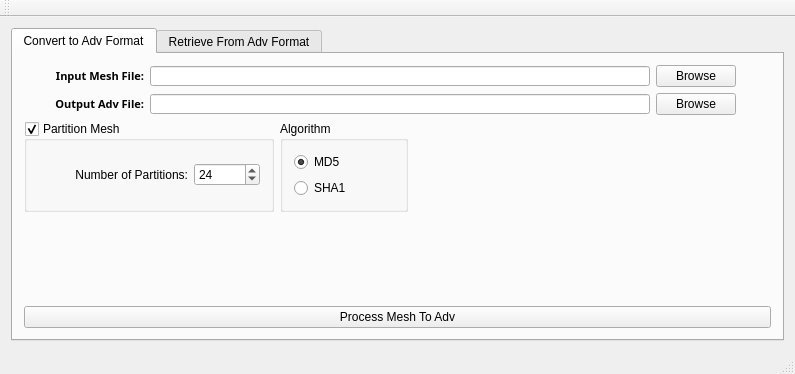
<?xml version="1.0" encoding="UTF-8"?>
<ui version="4.0">
 <class>MainWindow</class>
 <widget class="QMainWindow" name="MainWindow">
  <property name="geometry">
   <rect>
    <x>0</x>
    <y>0</y>
    <width>795</width>
    <height>374</height>
   </rect>
  </property>
  <property name="windowTitle">
   <string>AdVersion</string>
  </property>
  <widget class="QWidget" name="centralWidget">
   <layout class="QHBoxLayout" name="horizontalLayout">
    <item>
     <widget class="QTabWidget" name="tabs">
      <property name="currentIndex">
       <number>0</number>
      </property>
      <widget class="QWidget" name="tabToGit">
       <attribute name="title">
        <string>Convert to Adv Format</string>
       </attribute>
       <layout class="QVBoxLayout" name="verticalLayout_2">
        <item>
         <layout class="QHBoxLayout" name="horizontalLayout_2">
          <item>
           <widget class="QLabel" name="label_meshfile">
            <property name="minimumSize">
             <size>
              <width>120</width>
              <height>0</height>
             </size>
            </property>
            <property name="maximumSize">
             <size>
              <width>75</width>
              <height>16777215</height>
             </size>
            </property>
            <property name="font">
             <font>
              <family>Sans</family>
              <pointsize>8</pointsize>
              <weight>75</weight>
              <bold>true</bold>
             </font>
            </property>
            <property name="text">
             <string>Input Mesh File:</string>
            </property>
            <property name="alignment">
             <set>Qt::AlignRight|Qt::AlignTrailing|Qt::AlignVCenter</set>
            </property>
           </widget>
          </item>
          <item>
           <widget class="QLineEdit" name="text_inputMeshFile">
            <property name="minimumSize">
             <size>
              <width>500</width>
              <height>20</height>
             </size>
            </property>
            <property name="maximumSize">
             <size>
              <width>500</width>
              <height>20</height>
             </size>
            </property>
            <property name="alignment">
             <set>Qt::AlignRight|Qt::AlignTrailing|Qt::AlignVCenter</set>
            </property>
            <property name="readOnly">
             <bool>true</bool>
            </property>
            <property name="placeholderText">
             <string/>
            </property>
            <property name="clearButtonEnabled">
             <bool>false</bool>
            </property>
           </widget>
          </item>
          <item>
           <widget class="QPushButton" name="button_browseInputMesh">
            <property name="text">
             <string>Browse</string>
            </property>
           </widget>
          </item>
          <item>
           <spacer name="horizontalSpacer">
            <property name="orientation">
             <enum>Qt::Horizontal</enum>
            </property>
            <property name="sizeHint" stdset="0">
             <size>
              <width>248</width>
              <height>20</height>
             </size>
            </property>
           </spacer>
          </item>
         </layout>
        </item>
        <item>
         <layout class="QHBoxLayout" name="horizontalLayout_3">
          <item>
           <widget class="QLabel" name="label_outputFolder">
            <property name="minimumSize">
             <size>
              <width>120</width>
              <height>0</height>
             </size>
            </property>
            <property name="maximumSize">
             <size>
              <width>75</width>
              <height>16777215</height>
             </size>
            </property>
            <property name="font">
             <font>
              <family>Sans</family>
              <pointsize>8</pointsize>
              <weight>75</weight>
              <bold>true</bold>
             </font>
            </property>
            <property name="text">
             <string>Output Adv File:</string>
            </property>
            <property name="alignment">
             <set>Qt::AlignRight|Qt::AlignTrailing|Qt::AlignVCenter</set>
            </property>
           </widget>
          </item>
          <item>
           <widget class="QLineEdit" name="text_outputMeshFolder">
            <property name="minimumSize">
             <size>
              <width>500</width>
              <height>20</height>
             </size>
            </property>
            <property name="maximumSize">
             <size>
              <width>500</width>
              <height>20</height>
             </size>
            </property>
            <property name="alignment">
             <set>Qt::AlignRight|Qt::AlignTrailing|Qt::AlignVCenter</set>
            </property>
            <property name="readOnly">
             <bool>true</bool>
            </property>
            <property name="placeholderText">
             <string/>
            </property>
            <property name="clearButtonEnabled">
             <bool>false</bool>
            </property>
           </widget>
          </item>
          <item>
           <widget class="QPushButton" name="button_browseOutputAdv">
            <property name="text">
             <string>Browse</string>
            </property>
           </widget>
          </item>
          <item>
           <spacer name="horizontalSpacer_2">
            <property name="orientation">
             <enum>Qt::Horizontal</enum>
            </property>
            <property name="sizeHint" stdset="0">
             <size>
              <width>248</width>
              <height>20</height>
             </size>
            </property>
           </spacer>
          </item>
         </layout>
        </item>
        <item>
         <layout class="QHBoxLayout" name="horizontalLayout_6">
          <item>
           <widget class="QGroupBox" name="groupBox_partition">
            <property name="minimumSize">
             <size>
              <width>250</width>
              <height>0</height>
             </size>
            </property>
            <property name="maximumSize">
             <size>
              <width>200</width>
              <height>16777215</height>
             </size>
            </property>
            <property name="title">
             <string>Partition Mesh</string>
            </property>
            <property name="checkable">
             <bool>true</bool>
            </property>
            <layout class="QHBoxLayout" name="horizontalLayout_4">
             <item>
              <widget class="QLabel" name="label_nPartitions">
               <property name="minimumSize">
                <size>
                 <width>150</width>
                 <height>0</height>
                </size>
               </property>
               <property name="maximumSize">
                <size>
                 <width>150</width>
                 <height>16777215</height>
                </size>
               </property>
               <property name="text">
                <string>Number of Partitions:</string>
               </property>
               <property name="alignment">
                <set>Qt::AlignRight|Qt::AlignTrailing|Qt::AlignVCenter</set>
               </property>
              </widget>
             </item>
             <item>
              <widget class="QSpinBox" name="spin_nPartitions">
               <property name="minimum">
                <number>1</number>
               </property>
               <property name="maximum">
                <number>2048</number>
               </property>
               <property name="value">
                <number>24</number>
               </property>
              </widget>
             </item>
            </layout>
           </widget>
          </item>
          <item>
           <widget class="QGroupBox" name="groupbox_algorothm">
            <property name="title">
             <string>Algorithm</string>
            </property>
            <layout class="QVBoxLayout" name="verticalLayout">
             <item>
              <widget class="QRadioButton" name="radio_hashMd5">
               <property name="minimumSize">
                <size>
                 <width>100</width>
                 <height>0</height>
                </size>
               </property>
               <property name="maximumSize">
                <size>
                 <width>100</width>
                 <height>16777215</height>
                </size>
               </property>
               <property name="toolTip">
                <string>&lt;html&gt;&lt;head/&gt;&lt;body&gt;&lt;p&gt;Less complex algorithm, and generates a shorter hash leading to smaller file sizes. Should still be fine for most applications&lt;/p&gt;&lt;/body&gt;&lt;/html&gt;</string>
               </property>
               <property name="text">
                <string>MD5</string>
               </property>
               <property name="checked">
                <bool>true</bool>
               </property>
              </widget>
             </item>
             <item>
              <widget class="QRadioButton" name="radio_hashSha1">
               <property name="minimumSize">
                <size>
                 <width>100</width>
                 <height>0</height>
                </size>
               </property>
               <property name="maximumSize">
                <size>
                 <width>100</width>
                 <height>16777215</height>
                </size>
               </property>
               <property name="toolTip">
                <string>&lt;html&gt;&lt;head/&gt;&lt;body&gt;&lt;p&gt;More complex algorithm and generates a longer hash. File sizes will be larger.&lt;/p&gt;&lt;/body&gt;&lt;/html&gt;</string>
               </property>
               <property name="text">
                <string>SHA1</string>
               </property>
               <property name="checked">
                <bool>false</bool>
               </property>
              </widget>
             </item>
            </layout>
           </widget>
          </item>
          <item>
           <spacer name="horizontalSpacer_3">
            <property name="orientation">
             <enum>Qt::Horizontal</enum>
            </property>
            <property name="sizeHint" stdset="0">
             <size>
              <width>40</width>
              <height>20</height>
             </size>
            </property>
           </spacer>
          </item>
         </layout>
        </item>
        <item>
         <spacer name="verticalSpacer_2">
          <property name="orientation">
           <enum>Qt::Vertical</enum>
          </property>
          <property name="sizeHint" stdset="0">
           <size>
            <width>20</width>
            <height>139</height>
           </size>
          </property>
         </spacer>
        </item>
        <item>
         <widget class="QPushButton" name="button_processData">
          <property name="text">
           <string>Process Mesh To Adv</string>
          </property>
         </widget>
        </item>
       </layout>
      </widget>
      <widget class="QWidget" name="tabFromGit">
       <attribute name="title">
        <string>Retrieve From Adv Format</string>
       </attribute>
       <layout class="QVBoxLayout" name="verticalLayout_4">
        <item>
         <layout class="QHBoxLayout" name="horizontalLayout_7">
          <item>
           <widget class="QLabel" name="label_inputFolder">
            <property name="minimumSize">
             <size>
              <width>150</width>
              <height>0</height>
             </size>
            </property>
            <property name="maximumSize">
             <size>
              <width>150</width>
              <height>16777215</height>
             </size>
            </property>
            <property name="font">
             <font>
              <family>Sans</family>
              <pointsize>9</pointsize>
              <weight>75</weight>
              <bold>true</bold>
             </font>
            </property>
            <property name="text">
             <string>Input Adv File:</string>
            </property>
            <property name="alignment">
             <set>Qt::AlignRight|Qt::AlignTrailing|Qt::AlignVCenter</set>
            </property>
           </widget>
          </item>
          <item>
           <widget class="QLineEdit" name="text_inputMeshFolder">
            <property name="minimumSize">
             <size>
              <width>500</width>
              <height>20</height>
             </size>
            </property>
            <property name="maximumSize">
             <size>
              <width>500</width>
              <height>20</height>
             </size>
            </property>
            <property name="alignment">
             <set>Qt::AlignRight|Qt::AlignTrailing|Qt::AlignVCenter</set>
            </property>
            <property name="readOnly">
             <bool>true</bool>
            </property>
            <property name="placeholderText">
             <string/>
            </property>
            <property name="clearButtonEnabled">
             <bool>false</bool>
            </property>
           </widget>
          </item>
          <item>
           <widget class="QPushButton" name="button_browseInputAdv">
            <property name="text">
             <string>Browse</string>
            </property>
           </widget>
          </item>
          <item>
           <spacer name="horizontalSpacer_5">
            <property name="orientation">
             <enum>Qt::Horizontal</enum>
            </property>
            <property name="sizeHint" stdset="0">
             <size>
              <width>248</width>
              <height>20</height>
             </size>
            </property>
           </spacer>
          </item>
         </layout>
        </item>
        <item>
         <layout class="QHBoxLayout" name="horizontalLayout_5">
          <item>
           <widget class="QLabel" name="label_outputMeshFolder">
            <property name="minimumSize">
             <size>
              <width>150</width>
              <height>0</height>
             </size>
            </property>
            <property name="maximumSize">
             <size>
              <width>150</width>
              <height>16777215</height>
             </size>
            </property>
            <property name="font">
             <font>
              <family>Sans</family>
              <pointsize>9</pointsize>
              <weight>75</weight>
              <bold>true</bold>
             </font>
            </property>
            <property name="text">
             <string>Output Mesh Folder:</string>
            </property>
            <property name="alignment">
             <set>Qt::AlignRight|Qt::AlignTrailing|Qt::AlignVCenter</set>
            </property>
           </widget>
          </item>
          <item>
           <widget class="QLineEdit" name="text_outputMeshDirectory">
            <property name="minimumSize">
             <size>
              <width>500</width>
              <height>20</height>
             </size>
            </property>
            <property name="maximumSize">
             <size>
              <width>500</width>
              <height>20</height>
             </size>
            </property>
            <property name="alignment">
             <set>Qt::AlignRight|Qt::AlignTrailing|Qt::AlignVCenter</set>
            </property>
            <property name="readOnly">
             <bool>true</bool>
            </property>
            <property name="placeholderText">
             <string/>
            </property>
            <property name="clearButtonEnabled">
             <bool>false</bool>
            </property>
           </widget>
          </item>
          <item>
           <widget class="QPushButton" name="button_browseOutputMesh">
            <property name="text">
             <string>Browse</string>
            </property>
           </widget>
          </item>
          <item>
           <spacer name="horizontalSpacer_4">
            <property name="orientation">
             <enum>Qt::Horizontal</enum>
            </property>
            <property name="sizeHint" stdset="0">
             <size>
              <width>248</width>
              <height>20</height>
             </size>
            </property>
           </spacer>
          </item>
         </layout>
        </item>
        <item>
         <layout class="QHBoxLayout" name="horizontalLayout_8">
          <item>
           <widget class="QLabel" name="label_outputMeshFile">
            <property name="minimumSize">
             <size>
              <width>150</width>
              <height>0</height>
             </size>
            </property>
            <property name="maximumSize">
             <size>
              <width>150</width>
              <height>16777215</height>
             </size>
            </property>
            <property name="font">
             <font>
              <family>Sans</family>
              <pointsize>9</pointsize>
              <weight>75</weight>
              <bold>true</bold>
             </font>
            </property>
            <property name="text">
             <string>Output Filename:</string>
            </property>
            <property name="alignment">
             <set>Qt::AlignRight|Qt::AlignTrailing|Qt::AlignVCenter</set>
            </property>
           </widget>
          </item>
          <item>
           <widget class="QLineEdit" name="text_outputMeshFile">
            <property name="minimumSize">
             <size>
              <width>500</width>
              <height>20</height>
             </size>
            </property>
            <property name="maximumSize">
             <size>
              <width>500</width>
              <height>20</height>
             </size>
            </property>
            <property name="alignment">
             <set>Qt::AlignRight|Qt::AlignTrailing|Qt::AlignVCenter</set>
            </property>
            <property name="readOnly">
             <bool>false</bool>
            </property>
            <property name="placeholderText">
             <string/>
            </property>
            <property name="clearButtonEnabled">
             <bool>false</bool>
            </property>
           </widget>
          </item>
          <item>
           <spacer name="horizontalSpacer_6">
            <property name="orientation">
             <enum>Qt::Horizontal</enum>
            </property>
            <property name="sizeHint" stdset="0">
             <size>
              <width>248</width>
              <height>20</height>
             </size>
            </property>
           </spacer>
          </item>
         </layout>
        </item>
        <item>
         <widget class="QGroupBox" name="groupBox_meshInfo">
          <property name="font">
           <font>
            <family>Sans</family>
            <pointsize>10</pointsize>
           </font>
          </property>
          <property name="title">
           <string>Mesh Information</string>
          </property>
          <property name="flat">
           <bool>false</bool>
          </property>
          <layout class="QVBoxLayout" name="verticalLayout_3">
           <item>
            <layout class="QHBoxLayout" name="horizontalLayout_9">
             <item>
              <widget class="QLabel" name="label_meshVersion">
               <property name="minimumSize">
                <size>
                 <width>200</width>
                 <height>0</height>
                </size>
               </property>
               <property name="maximumSize">
                <size>
                 <width>200</width>
                 <height>16777215</height>
                </size>
               </property>
               <property name="font">
                <font>
                 <family>Sans</family>
                 <pointsize>9</pointsize>
                 <weight>75</weight>
                 <bold>true</bold>
                </font>
               </property>
               <property name="text">
                <string>Mesh Version:</string>
               </property>
               <property name="alignment">
                <set>Qt::AlignRight|Qt::AlignTrailing|Qt::AlignVCenter</set>
               </property>
              </widget>
             </item>
             <item>
              <widget class="QLabel" name="label_showMeshVersion">
               <property name="minimumSize">
                <size>
                 <width>150</width>
                 <height>0</height>
                </size>
               </property>
               <property name="maximumSize">
                <size>
                 <width>150</width>
                 <height>16777215</height>
                </size>
               </property>
               <property name="text">
                <string>meshVersion</string>
               </property>
              </widget>
             </item>
             <item>
              <widget class="QLabel" name="label_numPartitions">
               <property name="minimumSize">
                <size>
                 <width>200</width>
                 <height>0</height>
                </size>
               </property>
               <property name="maximumSize">
                <size>
                 <width>200</width>
                 <height>16777215</height>
                </size>
               </property>
               <property name="font">
                <font>
                 <family>Sans</family>
                 <pointsize>9</pointsize>
                 <weight>75</weight>
                 <bold>true</bold>
                </font>
               </property>
               <property name="text">
                <string>Number of Partitions:</string>
               </property>
               <property name="alignment">
                <set>Qt::AlignRight|Qt::AlignTrailing|Qt::AlignVCenter</set>
               </property>
              </widget>
             </item>
             <item>
              <widget class="QLabel" name="label_showNumPartitions">
               <property name="minimumSize">
                <size>
                 <width>150</width>
                 <height>0</height>
                </size>
               </property>
               <property name="maximumSize">
                <size>
                 <width>150</width>
                 <height>16777215</height>
                </size>
               </property>
               <property name="text">
                <string>nPartitions</string>
               </property>
              </widget>
             </item>
             <item>
              <spacer name="horizontalSpacer_7">
               <property name="orientation">
                <enum>Qt::Horizontal</enum>
               </property>
               <property name="sizeHint" stdset="0">
                <size>
                 <width>40</width>
                 <height>20</height>
                </size>
               </property>
              </spacer>
             </item>
            </layout>
           </item>
           <item>
            <layout class="QHBoxLayout" name="horizontalLayout_10">
             <item>
              <widget class="QLabel" name="label_numNodes">
               <property name="minimumSize">
                <size>
                 <width>200</width>
                 <height>0</height>
                </size>
               </property>
               <property name="maximumSize">
                <size>
                 <width>200</width>
                 <height>16777215</height>
                </size>
               </property>
               <property name="font">
                <font>
                 <family>Sans</family>
                 <pointsize>9</pointsize>
                 <weight>75</weight>
                 <bold>true</bold>
                </font>
               </property>
               <property name="text">
                <string>Number of Nodes:</string>
               </property>
               <property name="alignment">
                <set>Qt::AlignRight|Qt::AlignTrailing|Qt::AlignVCenter</set>
               </property>
              </widget>
             </item>
             <item>
              <widget class="QLabel" name="label_showNumNodes">
               <property name="minimumSize">
                <size>
                 <width>150</width>
                 <height>0</height>
                </size>
               </property>
               <property name="maximumSize">
                <size>
                 <width>150</width>
                 <height>16777215</height>
                </size>
               </property>
               <property name="text">
                <string>numNodes</string>
               </property>
              </widget>
             </item>
             <item>
              <widget class="QLabel" name="label_numOpenBC">
               <property name="minimumSize">
                <size>
                 <width>200</width>
                 <height>0</height>
                </size>
               </property>
               <property name="maximumSize">
                <size>
                 <width>200</width>
                 <height>16777215</height>
                </size>
               </property>
               <property name="font">
                <font>
                 <family>Sans</family>
                 <pointsize>9</pointsize>
                 <weight>75</weight>
                 <bold>true</bold>
                </font>
               </property>
               <property name="text">
                <string>Number of Open Boundaries:</string>
               </property>
               <property name="alignment">
                <set>Qt::AlignRight|Qt::AlignTrailing|Qt::AlignVCenter</set>
               </property>
              </widget>
             </item>
             <item>
              <widget class="QLabel" name="label_showNumOpenBC">
               <property name="minimumSize">
                <size>
                 <width>150</width>
                 <height>0</height>
                </size>
               </property>
               <property name="maximumSize">
                <size>
                 <width>150</width>
                 <height>16777215</height>
                </size>
               </property>
               <property name="text">
                <string>numOBC</string>
               </property>
              </widget>
             </item>
             <item>
              <spacer name="horizontalSpacer_8">
               <property name="orientation">
                <enum>Qt::Horizontal</enum>
               </property>
               <property name="sizeHint" stdset="0">
                <size>
                 <width>40</width>
                 <height>20</height>
                </size>
               </property>
              </spacer>
             </item>
            </layout>
           </item>
           <item>
            <layout class="QHBoxLayout" name="horizontalLayout_11">
             <item>
              <widget class="QLabel" name="label_numElements">
               <property name="minimumSize">
                <size>
                 <width>200</width>
                 <height>0</height>
                </size>
               </property>
               <property name="maximumSize">
                <size>
                 <width>200</width>
                 <height>16777215</height>
                </size>
               </property>
               <property name="font">
                <font>
                 <family>Sans</family>
                 <pointsize>9</pointsize>
                 <weight>75</weight>
                 <bold>true</bold>
                </font>
               </property>
               <property name="text">
                <string>Number of Elements:</string>
               </property>
               <property name="alignment">
                <set>Qt::AlignRight|Qt::AlignTrailing|Qt::AlignVCenter</set>
               </property>
              </widget>
             </item>
             <item>
              <widget class="QLabel" name="label_showNumElements">
               <property name="minimumSize">
                <size>
                 <width>150</width>
                 <height>0</height>
                </size>
               </property>
               <property name="maximumSize">
                <size>
                 <width>150</width>
                 <height>16777215</height>
                </size>
               </property>
               <property name="text">
                <string>numElements</string>
               </property>
              </widget>
             </item>
             <item>
              <widget class="QLabel" name="label_numLandBC">
               <property name="minimumSize">
                <size>
                 <width>200</width>
                 <height>0</height>
                </size>
               </property>
               <property name="maximumSize">
                <size>
                 <width>200</width>
                 <height>16777215</height>
                </size>
               </property>
               <property name="font">
                <font>
                 <family>Sans</family>
                 <pointsize>9</pointsize>
                 <weight>75</weight>
                 <bold>true</bold>
                </font>
               </property>
               <property name="text">
                <string>Number of Land Boundaries:</string>
               </property>
               <property name="alignment">
                <set>Qt::AlignRight|Qt::AlignTrailing|Qt::AlignVCenter</set>
               </property>
              </widget>
             </item>
             <item>
              <widget class="QLabel" name="label_showNumLandBC">
               <property name="minimumSize">
                <size>
                 <width>150</width>
                 <height>0</height>
                </size>
               </property>
               <property name="maximumSize">
                <size>
                 <width>150</width>
                 <height>16777215</height>
                </size>
               </property>
               <property name="text">
                <string>numLBC</string>
               </property>
              </widget>
             </item>
             <item>
              <spacer name="horizontalSpacer_9">
               <property name="orientation">
                <enum>Qt::Horizontal</enum>
               </property>
               <property name="sizeHint" stdset="0">
                <size>
                 <width>40</width>
                 <height>20</height>
                </size>
               </property>
              </spacer>
             </item>
            </layout>
           </item>
          </layout>
         </widget>
        </item>
        <item>
         <spacer name="verticalSpacer">
          <property name="orientation">
           <enum>Qt::Vertical</enum>
          </property>
          <property name="sizeHint" stdset="0">
           <size>
            <width>20</width>
            <height>13</height>
           </size>
          </property>
         </spacer>
        </item>
        <item>
         <widget class="QPushButton" name="button_retrieveMesh">
          <property name="text">
           <string>Retrieve Mesh From Adv</string>
          </property>
         </widget>
        </item>
       </layout>
      </widget>
     </widget>
    </item>
   </layout>
  </widget>
  <widget class="QMenuBar" name="menuBar">
   <property name="geometry">
    <rect>
     <x>0</x>
     <y>0</y>
     <width>795</width>
     <height>23</height>
    </rect>
   </property>
  </widget>
  <widget class="QToolBar" name="mainToolBar">
   <attribute name="toolBarArea">
    <enum>TopToolBarArea</enum>
   </attribute>
   <attribute name="toolBarBreak">
    <bool>false</bool>
   </attribute>
  </widget>
  <widget class="QStatusBar" name="statusBar"/>
 </widget>
 <layoutdefault spacing="6" margin="11"/>
 <resources/>
 <connections/>
</ui>
